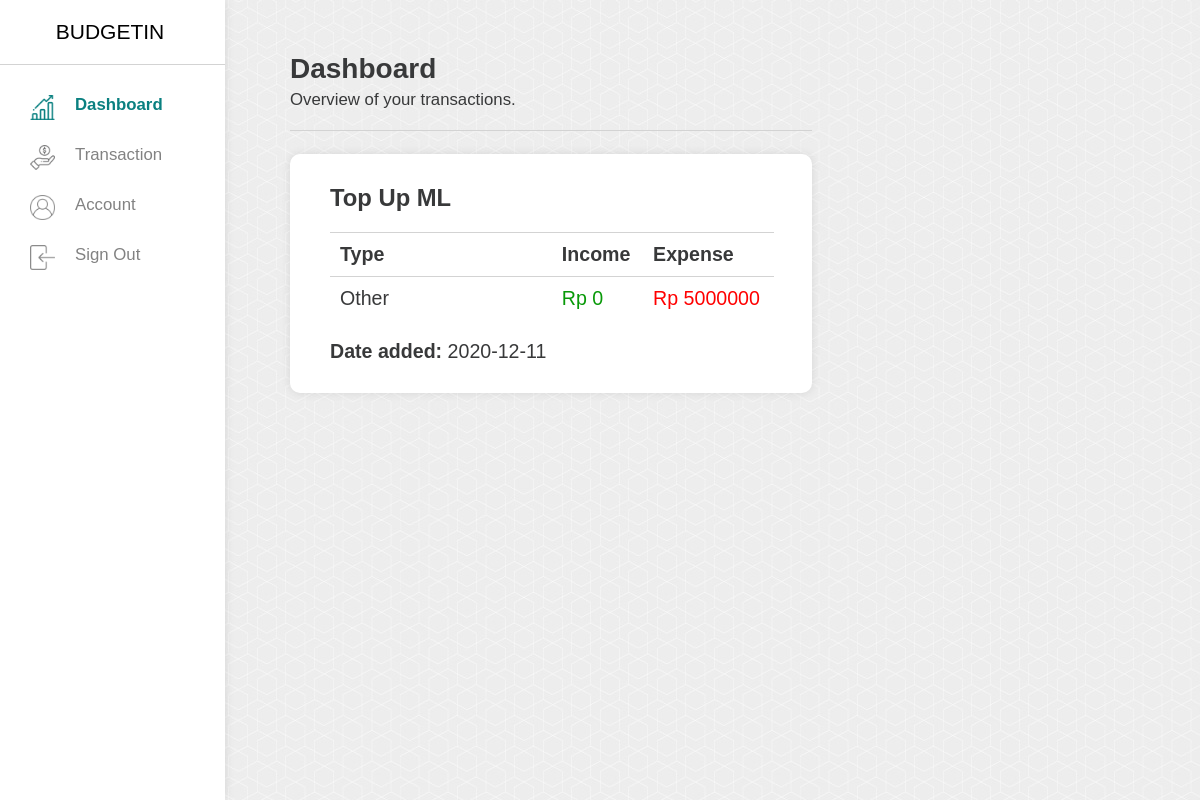
/app/dashboard.php (signed in), run on an earlier commit of the app's database.
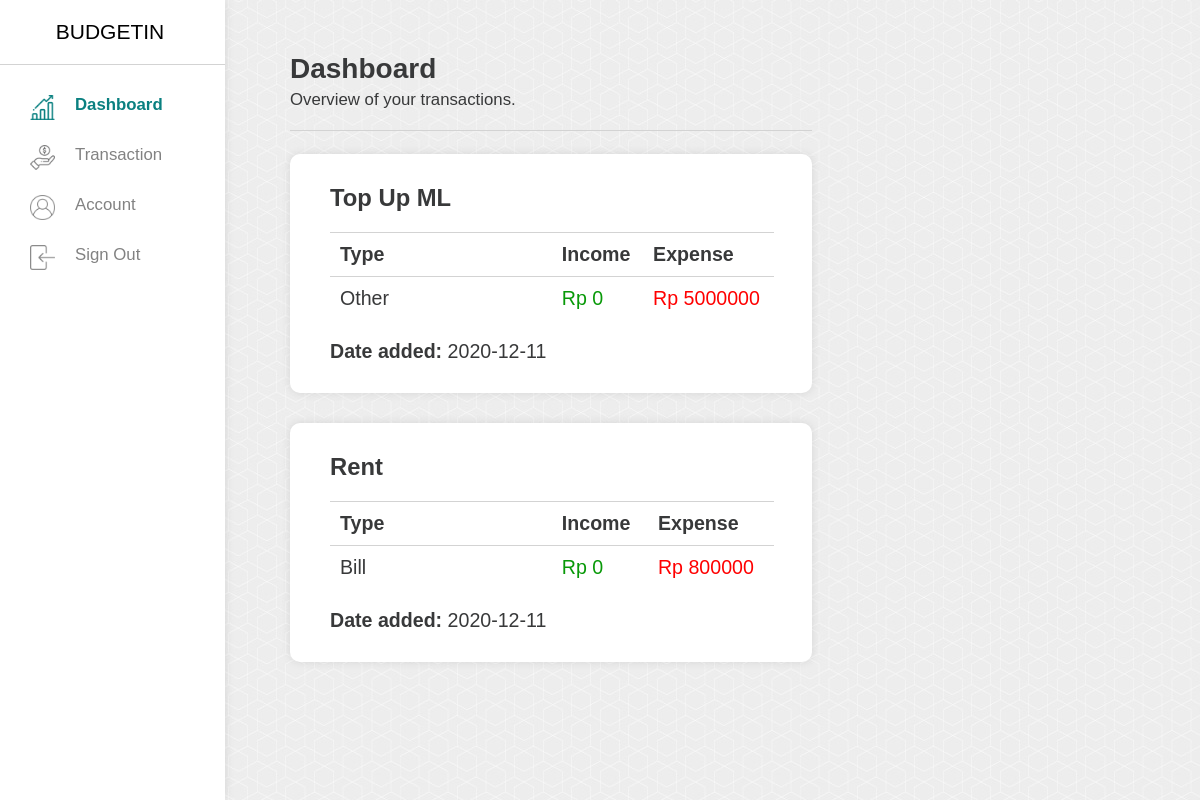
And on a later commit of the database.
### tables this page shows
CREATE TABLE `transactions` (
  `transaction_id` int(255) NOT NULL,
  `name` varchar(1000) NOT NULL DEFAULT 'New Transaction',
  `type` varchar(1000) NOT NULL,
  `total_expense` int(255) NOT NULL,
  `total_income` int(255) NOT NULL,
  `date_added` date NOT NULL DEFAULT current_timestamp(),
  `account_id` int(255) NOT NULL
);

### app/dashboard.php (the view, shortened to what this page needs)
<!DOCTYPE html>
<html>
    <head>
        <link rel="stylesheet" type="text/css" href="css/style-global-app.css">
        <link rel="stylesheet" type="text/css" href="css/style-app-dashboard.css">
    </head>
    <body>
    <?php
        include 'phpscripts/connect.php';
        $id = $_SESSION['currentid'];
        $selectTransaction = "SELECT * FROM `transactions` WHERE `account_id` = '$id'";
        $userQuery = $connection->query($selectTransaction);
        $addedPanes = array();
        if ($userQuery->num_rows > 0) {
            while($row = $userQuery->fetch_assoc()){
                $name = $row['name'];
                $type = $row['type'];
                $income = $row['total_income'];
                $expense = $row['total_expense'];
                $date = $row['date_added'];
                $addedElement = "<li>
                                    <div class='pane-content'>
                                        <div class='container-content-data'>
                                            <h2>$name</h2>
                                            <table id='tb-transaction' cellpadding='10' cellspacing='0'>
                                                <tr>
                                                    <th class='type'>Type</th>
                                                    <th class='income'>Income</th>
                                                    <th class='expense'>Expense</th>
                                                </tr>
                                                <tr id=>
                                                    <td>$type</td>
                                                    <td style='color: #089908'>Rp $income</td>
                                                    <td style='color: #ff0000'>Rp $expense</td>
                                                </tr>
                                            </table>
                                        </div>
                                        <h3>Date added: <span class='unbold'>$date</span></h3>
                                    </div>
                                <li>";
                $addedPanes[] = $addedElement;
            }
        }
    ?>
        <div class="wrapper">
            <div class="container-sidebar">
                <div class="container-sidebar-logo">
                    <a href="" class="logo-sidebar">BUDGETIN</a>
                </div>
                <div class="nav-and-acc">
                    <ul>
                        <li>
                            <button onclick="location.href='dashboard.php'" class="btn-sidebar btn-sidebar-active">
                                <img src="img/icons/bar-chart-active.png" class="icons-sidebar">Dashboard</a>
                            </button>
                        </li>
                        <li>
                            <button onclick="location.href='transaction.html'" class="btn-sidebar">
                                <img src="img/icons/payment.png" class="icons-sidebar">Transaction</a>
                            </button>
                        </li>
                        <li>
                            <button class="btn-sidebar">
                                <img src="img/icons/user.png" class="icons-sidebar">Account</a>
                            </button>
                        </li>
                        <li>
                            <button onclick="location.href='landing.html'" class="btn-sidebar">
                                <img src="img/icons/logout.png" class="icons-sidebar">Sign Out</a>
                            </button>
                        </li>
                    </ul>
                </div>
            </div>
<div class="container-content">
    <div class="content-middle">
        <div class="container-content-title">
            <h2>Dashboard</h2>
            <p>Overview of your transactions.</p>
        </div>
        <ul class="list-transactions">
            <?php foreach($addedPanes as $display){echo $display;} ?>
        </ul>
    </div>
</div>
    </body>
</html>

What changed in the data, as far as the page shows it:
added transactions: name "Rent", type "Bill", total_income "0", total_expense "800000", date_added "2020-12-11"
